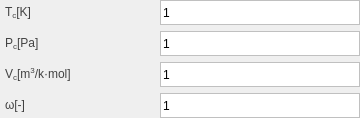
            <widget class="QWidget" name="widget_23" native="true">
             <layout class="QGridLayout" name="gridLayout_28">
              <property name="leftMargin">
               <number>0</number>
              </property>
              <property name="topMargin">
               <number>0</number>
              </property>
              <property name="rightMargin">
               <number>0</number>
              </property>
              <property name="bottomMargin">
               <number>0</number>
              </property>
              <property name="horizontalSpacing">
               <number>6</number>
              </property>
              <property name="verticalSpacing">
               <number>0</number>
              </property>
              <item row="0" column="0">
               <layout class="QVBoxLayout" name="verticalLayout_18">
                <property name="spacing">
                 <number>6</number>
                </property>
                <item>
                 <layout class="QHBoxLayout" name="horizontalLayout_42">
                  <property name="spacing">
                   <number>0</number>
                  </property>
                  <item>
                   <widget class="QLabel" name="label_38">
                    <property name="minimumSize">
                     <size>
                      <width>120</width>
                      <height>25</height>
                     </size>
                    </property>
                    <property name="maximumSize">
                     <size>
                      <width>120</width>
                      <height>25</height>
                     </size>
                    </property>
                    <property name="styleSheet">
                     <string notr="true">QLabel {
    font-family: 'Arial'; /* 字体 */
    font-size: 9pt;       /* 字体大小 */
    color: rgb(66, 66, 66);  
    padding: 2px; 
}</string>
                    </property>
                    <property name="text">
                     <string>&lt;html&gt;&lt;head/&gt;&lt;body&gt;&lt;p&gt;&lt;span style=&quot; font-size:9pt;&quot;&gt;T&lt;/span&gt;&lt;span style=&quot; font-size:9pt; vertical-align:sub;&quot;&gt;c&lt;/span&gt;&lt;span style=&quot; font-size:9pt;&quot;&gt;[K]&lt;/span&gt;&lt;/p&gt;&lt;/body&gt;&lt;/html&gt;</string>
                    </property>
                   </widget>
                  </item>
                  <item>
                   <spacer name="horizontalSpacer_38">
                    <property name="orientation">
                     <enum>Qt::Horizontal</enum>
                    </property>
                    <property name="sizeHint" stdset="0">
                     <size>
                      <width>40</width>
                      <height>20</height>
                     </size>
                    </property>
                   </spacer>
                  </item>
                  <item>
                   <widget class="QLineEdit" name="lineEdit_63">
                    <property name="minimumSize">
                     <size>
                      <width>200</width>
                      <height>25</height>
                     </size>
                    </property>
                    <property name="maximumSize">
                     <size>
                      <width>200</width>
                      <height>25</height>
                     </size>
                    </property>
                    <property name="styleSheet">
                     <string notr="true">QLineEdit {
    border: 1px solid rgb(192, 192, 192); /* 默认边框颜色 */
}
QLineEdit:focus {
    border: 1px solid rgb(50, 170, 233); /* 焦点时的边框颜色 */
    outline: none;                       /* 移除默认虚线框 */
}</string>
                    </property>
                    <property name="text">
                     <string>1</string>
                    </property>
                   </widget>
                  </item>
                 </layout>
                </item>
                <item>
                 <layout class="QHBoxLayout" name="horizontalLayout_44">
                  <property name="spacing">
                   <number>0</number>
                  </property>
                  <item>
                   <widget class="QLabel" name="label_39">
                    <property name="minimumSize">
                     <size>
                      <width>120</width>
                      <height>25</height>
                     </size>
                    </property>
                    <property name="maximumSize">
                     <size>
                      <width>120</width>
                      <height>25</height>
                     </size>
                    </property>
                    <property name="styleSheet">
                     <string notr="true">QLabel {
    font-family: 'Arial'; /* 字体 */
    font-size: 9pt;       /* 字体大小 */
    color: rgb(66, 66, 66);  
    padding: 2px; 
}</string>
                    </property>
                    <property name="text">
                     <string>&lt;html&gt;&lt;head/&gt;&lt;body&gt;&lt;p&gt;&lt;span style=&quot; font-size:9pt;&quot;&gt;P&lt;/span&gt;&lt;span style=&quot; font-size:9pt; vertical-align:sub;&quot;&gt;c&lt;/span&gt;&lt;span style=&quot; font-size:9pt;&quot;&gt;[Pa]&lt;/span&gt;&lt;/p&gt;&lt;/body&gt;&lt;/html&gt;</string>
                    </property>
                   </widget>
                  </item>
                  <item>
                   <spacer name="horizontalSpacer_39">
                    <property name="orientation">
                     <enum>Qt::Horizontal</enum>
                    </property>
                    <property name="sizeHint" stdset="0">
                     <size>
                      <width>40</width>
                      <height>20</height>
                     </size>
                    </property>
                   </spacer>
                  </item>
                  <item>
                   <widget class="QLineEdit" name="lineEdit_64">
                    <property name="minimumSize">
                     <size>
                      <width>200</width>
                      <height>25</height>
                     </size>
                    </property>
                    <property name="maximumSize">
                     <size>
                      <width>200</width>
                      <height>25</height>
                     </size>
                    </property>
                    <property name="styleSheet">
                     <string notr="true">QLineEdit {
    border: 1px solid rgb(192, 192, 192); /* 默认边框颜色 */
}
QLineEdit:focus {
    border: 1px solid rgb(50, 170, 233); /* 焦点时的边框颜色 */
    outline: none;                       /* 移除默认虚线框 */
}</string>
                    </property>
                    <property name="text">
                     <string>1</string>
                    </property>
                   </widget>
                  </item>
                 </layout>
                </item>
                <item>
                 <layout class="QHBoxLayout" name="horizontalLayout_45">
                  <property name="spacing">
                   <number>0</number>
                  </property>
                  <item>
                   <widget class="QLabel" name="label_41">
                    <property name="minimumSize">
                     <size>
                      <width>120</width>
                      <height>25</height>
                     </size>
                    </property>
                    <property name="maximumSize">
                     <size>
                      <width>120</width>
                      <height>25</height>
                     </size>
                    </property>
                    <property name="styleSheet">
                     <string notr="true">QLabel {
    font-family: 'Arial'; /* 字体 */
    font-size: 9pt;       /* 字体大小 */
    color: rgb(66, 66, 66);  
    padding: 2px; 
}</string>
                    </property>
                    <property name="text">
                     <string>&lt;html&gt;&lt;head/&gt;&lt;body&gt;&lt;p&gt;&lt;span style=&quot; font-size:9pt;&quot;&gt;V&lt;/span&gt;&lt;span style=&quot; font-size:9pt; vertical-align:sub;&quot;&gt;c&lt;/span&gt;&lt;span style=&quot; font-size:9pt;&quot;&gt;[m&lt;/span&gt;&lt;span style=&quot; font-size:9pt; vertical-align:super;&quot;&gt;3&lt;/span&gt;&lt;span style=&quot; font-size:9pt;&quot;&gt;/k·mol]&lt;/span&gt;&lt;/p&gt;&lt;/body&gt;&lt;/html&gt;</string>
                    </property>
                   </widget>
                  </item>
                  <item>
                   <spacer name="horizontalSpacer_41">
                    <property name="orientation">
                     <enum>Qt::Horizontal</enum>
                    </property>
                    <property name="sizeHint" stdset="0">
                     <size>
                      <width>40</width>
                      <height>20</height>
                     </size>
                    </property>
                   </spacer>
                  </item>
                  <item>
                   <widget class="QLineEdit" name="lineEdit_65">
                    <property name="minimumSize">
                     <size>
                      <width>200</width>
                      <height>25</height>
                     </size>
                    </property>
                    <property name="maximumSize">
                     <size>
                      <width>200</width>
                      <height>25</height>
                     </size>
                    </property>
                    <property name="styleSheet">
                     <string notr="true">QLineEdit {
    border: 1px solid rgb(192, 192, 192); /* 默认边框颜色 */
}
QLineEdit:focus {
    border: 1px solid rgb(50, 170, 233); /* 焦点时的边框颜色 */
    outline: none;                       /* 移除默认虚线框 */
}</string>
                    </property>
                    <property name="text">
                     <string>1</string>
                    </property>
                   </widget>
                  </item>
                 </layout>
                </item>
                <item>
                 <layout class="QHBoxLayout" name="horizontalLayout_46">
                  <property name="spacing">
                   <number>0</number>
                  </property>
                  <item>
                   <widget class="QLabel" name="label_42">
                    <property name="minimumSize">
                     <size>
                      <width>120</width>
                      <height>25</height>
                     </size>
                    </property>
                    <property name="maximumSize">
                     <size>
                      <width>120</width>
                      <height>25</height>
                     </size>
                    </property>
                    <property name="styleSheet">
                     <string notr="true">QLabel {
    font-family: 'Arial'; /* 字体 */
    font-size: 9pt;       /* 字体大小 */
    color: rgb(66, 66, 66);  
    padding: 2px; 
}</string>
                    </property>
                    <property name="text">
                     <string>&lt;html&gt;&lt;head/&gt;&lt;body&gt;&lt;p&gt;&lt;span style=&quot; font-size:9pt;&quot;&gt;ω[-]&lt;/span&gt;&lt;/p&gt;&lt;/body&gt;&lt;/html&gt;</string>
                    </property>
                   </widget>
                  </item>
                  <item>
                   <spacer name="horizontalSpacer_42">
                    <property name="orientation">
                     <enum>Qt::Horizontal</enum>
                    </property>
                    <property name="sizeHint" stdset="0">
                     <size>
                      <width>40</width>
                      <height>20</height>
                     </size>
                    </property>
                   </spacer>
                  </item>
                  <item>
                   <widget class="QLineEdit" name="lineEdit_66">
                    <property name="minimumSize">
                     <size>
                      <width>200</width>
                      <height>25</height>
                     </size>
                    </property>
                    <property name="maximumSize">
                     <size>
                      <width>200</width>
                      <height>25</height>
                     </size>
                    </property>
                    <property name="styleSheet">
                     <string notr="true">QLineEdit {
    border: 1px solid rgb(192, 192, 192); /* 默认边框颜色 */
}
QLineEdit:focus {
    border: 1px solid rgb(50, 170, 233); /* 焦点时的边框颜色 */
    outline: none;                       /* 移除默认虚线框 */
}</string>
                    </property>
                    <property name="text">
                     <string>1</string>
                    </property>
                   </widget>
                  </item>
                 </layout>
                </item>
               </layout>
              </item>
             </layout>
            </widget>
